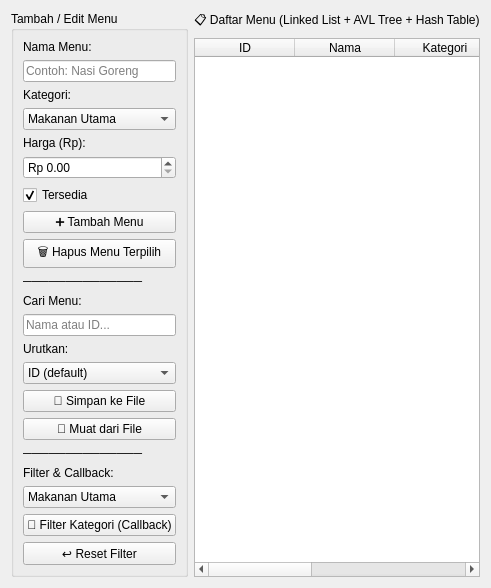
      <widget class="QWidget" name="menuTab">
       <attribute name="title">
        <string>🍜 Menu</string>
       </attribute>
       <layout class="QHBoxLayout" name="menuLayout">
        <item>
         <widget class="QGroupBox" name="menuFormBox">
          <property name="title">
           <string>Tambah / Edit Menu</string>
          </property>
          <layout class="QVBoxLayout" name="menuFormLayout">
           <item>
            <widget class="QLabel" name="lblMenuName">
             <property name="text">
              <string>Nama Menu:</string>
             </property>
            </widget>
           </item>
           <item>
            <widget class="QLineEdit" name="inputMenuName">
             <property name="placeholderText">
              <string>Contoh: Nasi Goreng</string>
             </property>
            </widget>
           </item>
           <item>
            <widget class="QLabel" name="lblMenuCategory">
             <property name="text">
              <string>Kategori:</string>
             </property>
            </widget>
           </item>
           <item>
            <widget class="QComboBox" name="inputMenuCategory">
             <item>
              <property name="text">
               <string>Makanan Utama</string>
              </property>
             </item>
             <item>
              <property name="text">
               <string>Minuman</string>
              </property>
             </item>
             <item>
              <property name="text">
               <string>Snack</string>
              </property>
             </item>
             <item>
              <property name="text">
               <string>Dessert</string>
              </property>
             </item>
             <item>
              <property name="text">
               <string>Vegetarian</string>
              </property>
             </item>
            </widget>
           </item>
           <item>
            <widget class="QLabel" name="lblMenuPrice">
             <property name="text">
              <string>Harga (Rp):</string>
             </property>
            </widget>
           </item>
           <item>
            <widget class="QDoubleSpinBox" name="inputMenuPrice">
             <property name="prefix">
              <string>Rp </string>
             </property>
             <property name="minimum">
              <double>0.000000000000000</double>
             </property>
             <property name="maximum">
              <double>999999.000000000000000</double>
             </property>
             <property name="singleStep">
              <double>1000.000000000000000</double>
             </property>
            </widget>
           </item>
           <item>
            <widget class="QCheckBox" name="inputMenuAvailable">
             <property name="text">
              <string>Tersedia</string>
             </property>
             <property name="checked">
              <bool>true</bool>
             </property>
            </widget>
           </item>
           <item>
            <widget class="QPushButton" name="btnAddMenuItem">
             <property name="text">
              <string>➕ Tambah Menu</string>
             </property>
            </widget>
           </item>
           <item>
            <widget class="QPushButton" name="btnRemoveMenuItem">
             <property name="text">
              <string>🗑 Hapus Menu Terpilih</string>
             </property>
            </widget>
           </item>
           <item>
            <widget class="QLabel" name="lblMenuSep1">
             <property name="text">
              <string>──────────────</string>
             </property>
            </widget>
           </item>
           <item>
            <widget class="QLabel" name="lblSearchMenu">
             <property name="text">
              <string>Cari Menu:</string>
             </property>
            </widget>
           </item>
           <item>
            <widget class="QLineEdit" name="searchMenuInput">
             <property name="placeholderText">
              <string>Nama atau ID...</string>
             </property>
            </widget>
           </item>
           <item>
            <widget class="QLabel" name="lblSortMenu">
             <property name="text">
              <string>Urutkan:</string>
             </property>
            </widget>
           </item>
           <item>
            <widget class="QComboBox" name="sortMenuCombo">
             <item>
              <property name="text">
               <string>ID (default)</string>
              </property>
             </item>
             <item>
              <property name="text">
               <string>Harga ↑</string>
              </property>
             </item>
             <item>
              <property name="text">
               <string>Harga ↓</string>
              </property>
             </item>
             <item>
              <property name="text">
               <string>Nama A-Z</string>
              </property>
             </item>
            </widget>
           </item>
           <item>
            <widget class="QPushButton" name="btnSaveMenu">
             <property name="text">
              <string>💾 Simpan ke File</string>
             </property>
            </widget>
           </item>
           <item>
            <widget class="QPushButton" name="btnLoadMenu">
             <property name="text">
              <string>📂 Muat dari File</string>
             </property>
            </widget>
           </item>
           <item>
            <widget class="QLabel" name="lblMenuSep2">
             <property name="text">
              <string>──────────────</string>
             </property>
            </widget>
           </item>
           <item>
            <widget class="QLabel" name="lblFilterCallback">
             <property name="text">
              <string>Filter &amp; Callback:</string>
             </property>
            </widget>
           </item>
           <item>
            <widget class="QComboBox" name="filterCategoryCombo">
             <item>
              <property name="text">
               <string>Makanan Utama</string>
              </property>
             </item>
             <item>
              <property name="text">
               <string>Minuman</string>
              </property>
             </item>
             <item>
              <property name="text">
               <string>Snack</string>
              </property>
             </item>
             <item>
              <property name="text">
               <string>Dessert</string>
              </property>
             </item>
             <item>
              <property name="text">
               <string>Vegetarian</string>
              </property>
             </item>
            </widget>
           </item>
           <item>
            <widget class="QPushButton" name="btnFilterCategory">
             <property name="text">
              <string>🔎 Filter Kategori (Callback)</string>
             </property>
            </widget>
           </item>
           <item>
            <widget class="QPushButton" name="btnResetFilter">
             <property name="text">
              <string>↩ Reset Filter</string>
             </property>
            </widget>
           </item>
           <item>
            <spacer name="menuFormSpacer">
             <property name="orientation">
              <enum>Qt::Orientation::Vertical</enum>
             </property>
             <property name="sizeHint" stdset="0">
              <size>
               <width>0</width>
               <height>0</height>
              </size>
             </property>
            </spacer>
           </item>
          </layout>
         </widget>
        </item>
        <item>
         <layout class="QVBoxLayout" name="menuRightLayout">
          <item>
           <widget class="QLabel" name="lblMenuTableTitle">
            <property name="text">
             <string>📋 Daftar Menu (Linked List + AVL Tree + Hash Table)</string>
            </property>
           </widget>
          </item>
          <item>
           <widget class="QTableWidget" name="menuTable">
            <property name="editTriggers">
             <set>QAbstractItemView::EditTrigger::NoEditTriggers</set>
            </property>
            <property name="alternatingRowColors">
             <bool>true</bool>
            </property>
            <property name="selectionBehavior">
             <enum>QAbstractItemView::SelectionBehavior::SelectRows</enum>
            </property>
            <column>
             <property name="text">
              <string>ID</string>
             </property>
            </column>
            <column>
             <property name="text">
              <string>Nama</string>
             </property>
            </column>
            <column>
             <property name="text">
              <string>Kategori</string>
             </property>
            </column>
            <column>
             <property name="text">
              <string>Harga</string>
             </property>
            </column>
            <column>
             <property name="text">
              <string>Tersedia</string>
             </property>
            </column>
           </widget>
          </item>
         </layout>
        </item>
       </layout>
      </widget>
